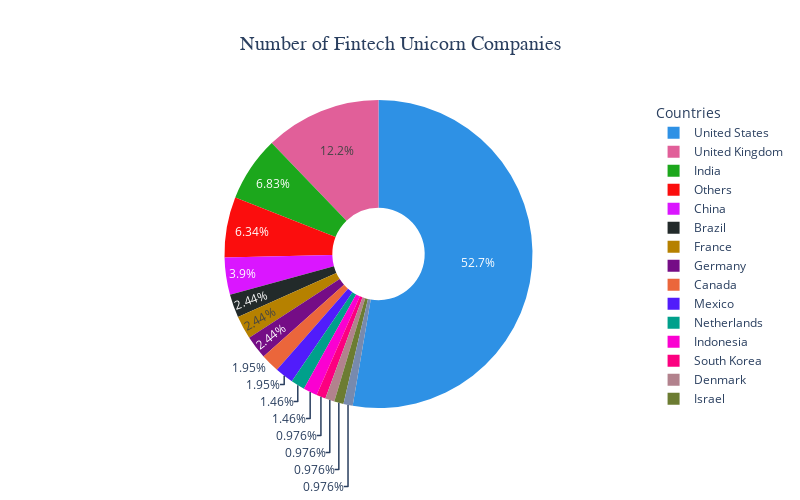

Source (notebook cell):
### Code cell
country_vs_company_vis(fintech_country,'Number of Fintech Unicorn Companies')

### Figure 1 — Plotly figure (JSON) as saved in the notebook; plotly's stock layout.template omitted (floating-point values rounded to 4 significant figures)
{"data": [{"customdata": [[108], [25], [14], [8], [5], [5], [5], [4], [4], [3], [3], [2], [2], [2], [2], [13]], "domain": {"x": [0, 1], "y": [0, 1]}, "hole": 0.3, "hovertemplate": "Country Name=%{label}<br>Number of Fintech Unicorn Companies=%{customdata[0]}<extra></extra>", "labels": ["United States", "United Kingdom", "India", "China", "Brazil", "France", "Germany", "Canada", "Mexico", "Netherlands", "Indonesia", "South Korea", "Denmark", "Israel", "Japan", "Others"], "legendgroup": "", "name": "", "showlegend": true, "type": "pie", "values": [108, 25, 14, 8, 5, 5, 5, 4, 4, 3, 3, 2, 2, 2, 2, 13]}], "layout": {"height": 500, "legend": {"font": {"size": 12}, "title": {"text": "Countries"}, "tracegroupgap": 10}, "piecolorway": ["#2E91E5", "#E15F99", "#1CA71C", "#FB0D0D", "#DA16FF", "#222A2A", "#B68100", "#750D86", "#EB663B", "#511CFB", "#00A08B", "#FB00D1", "#FC0080", "#B2828D", "#6C7C32", "#778AAE", "#862A16", "#A777F1", "#620042", "#1616A7", "#DA60CA", "#6C4516", "#0D2A63", "#AF0038"], "showlegend": true, "title": {"font": {"family": "Arial", "size": 20}, "text": "Number of Fintech Unicorn Companies", "x": 0.5}, "width": 800}}
